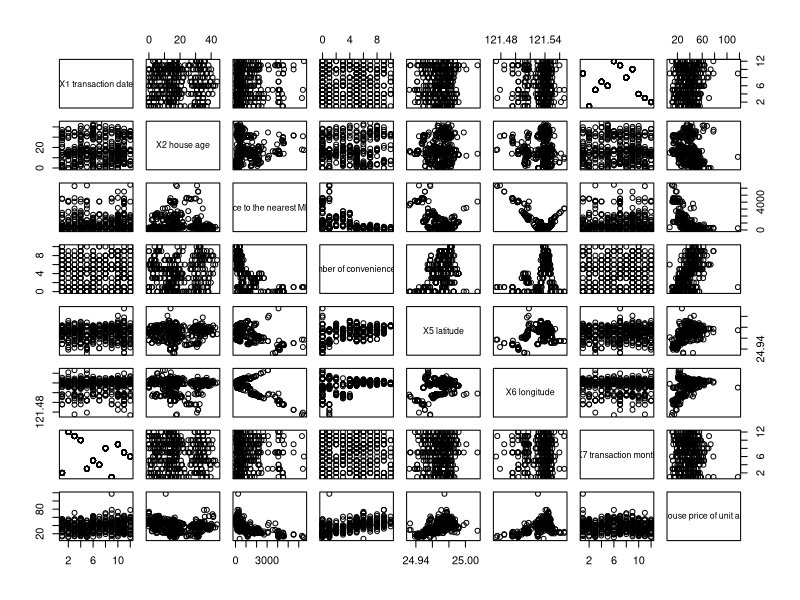

The R script that drew this image: (Note: this script raises an error after producing the figure.)
## ---- chunk 1
knitr::opts_chunk$set(echo = TRUE)
## ---- chunk 2
data=readxl::read_xlsx("Real_estate_valuation_data_set.xlsx")

month_names = c("aug","sep","oct","nov","dec","jan","feb","mar","apr","may","june","july")
months = sort(unique(data$`X1 transaction date`))
#both should be in same order and matched up already

data$ `X7 transaction month`= rep(0,length(data$`X1 transaction date` ))

for (i in 1:12){
data$`X7 transaction month`[data$`X1 transaction date`==months[i]] = month_names[i]
}

#remove row number column
data= data[,-1]
## ---- chunk 3
data$`X1 transaction date` = as.factor(data$`X1 transaction date`)
data$`X7 transaction month` = as.factor(data$`X7 transaction month`)
#reorganize cols
data = data[,c(1,2,3,4,5,6,8,7)]

pairs(data)
cor(data)


## ---- chunk 4
for(i in 1:length(data[1,])){
  print(sum(is.na(data[,i])))
}
